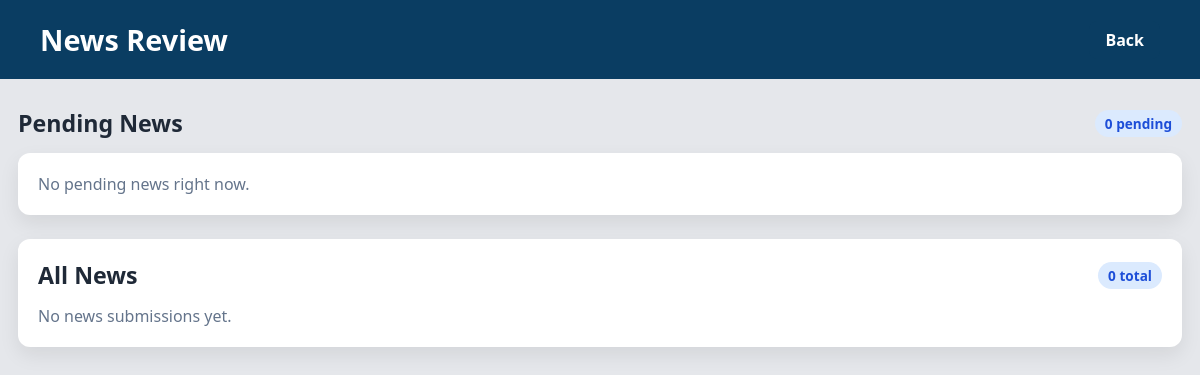
Before: /admin_review.php (signed in) with the older database file.
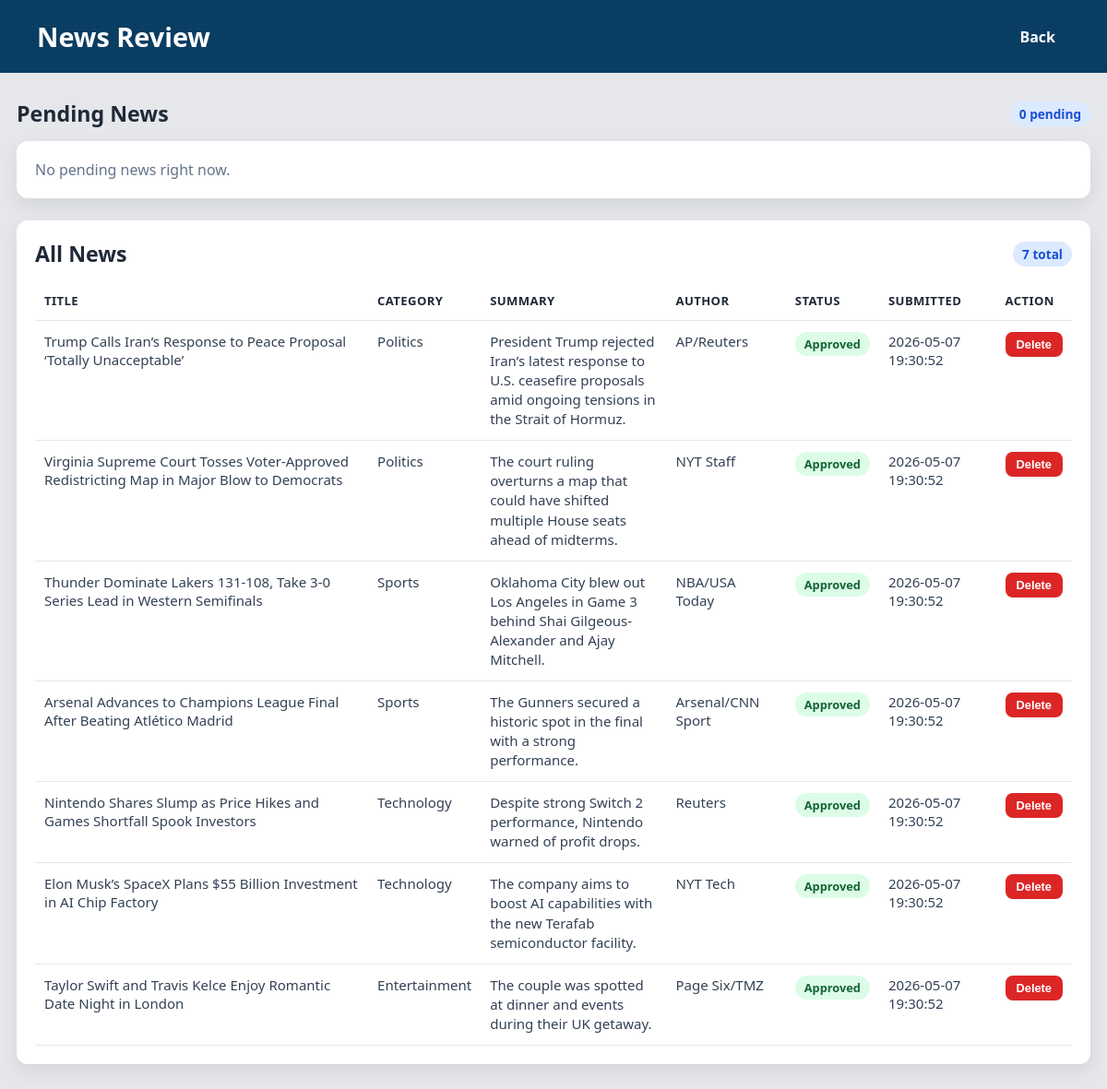
After: the same page with the newer database file.
### tables this page shows
CREATE TABLE IF NOT EXISTS news_posts (
  id INT AUTO_INCREMENT PRIMARY KEY,
  title VARCHAR(200) NOT NULL,
  summary TEXT,
  category_id INT,
  category VARCHAR(50),
  media_path VARCHAR(255),
  media_type ENUM('image','video') NULL,
  author_name VARCHAR(120),
  created_by INT NULL,
  status ENUM('pending','approved','rejected') NOT NULL DEFAULT 'pending',
  created_at TIMESTAMP NOT NULL DEFAULT CURRENT_TIMESTAMP,
  CONSTRAINT fk_news_created_by
    FOREIGN KEY (created_by) REFERENCES users(id)
    ON DELETE SET NULL,
  CONSTRAINT fk_news_category
    FOREIGN KEY (category_id) REFERENCES categories(id)
    ON DELETE SET NULL
);

### admin_review.php (the view, shortened to what this page needs)
<?php
require 'db.php';
$pendingItems = [];
$allItems = [];
$stmt = $conn->prepare(
    "SELECT n.id, n.title, n.summary, n.category, n.media_path, n.media_type, n.author_name, n.created_at, n.status,
            u.username AS editor_username
     FROM news_posts n
     LEFT JOIN users u ON n.created_by = u.id
     ORDER BY n.created_at DESC"
);
if ($stmt) {
    $stmt->execute();
    $result = $stmt->get_result();
    while ($row = $result->fetch_assoc()) {
        $allItems[] = $row;
    }
}
?>
<!DOCTYPE html>
<html lang="en">
<head>
    <link rel="stylesheet" href="style.css">
</head>
<body>
    <header>
        <h1>News Review</h1>
        <div class="logout">
            <a href="admin_dashboard.php">Back</a>
        </div>
    </header>
    <main class="review-main">
        <div class="review-topbar">
            <h2>Pending News</h2>
            <span class="review-count"><?php echo count($pendingItems); ?> pending</span>
        </div>
        <section class="review-list">
            <?php if (!$pendingItems) : ?>
                <p class="empty-state">No pending news right now.</p>
            <?php endif; ?>
        </section>
        <section class="review-list review-list--spaced">
            <div class="review-topbar">
                <h2>All News</h2>
                <span class="review-count"><?php echo count($allItems); ?> total</span>
            </div>
            <?php if (!$allItems) : ?>
                <p class="empty-state">No news submissions yet.</p>
            <?php else : ?>
                <div class="review-table-wrap">
                    <table class="review-table">
                        <thead>
                            <tr>
                                <th>Title</th>
                                <th>Category</th>
                                <th>Summary</th>
                                <th>Author</th>
                                <th>Status</th>
                                <th>Submitted</th>
                                <th>Action</th>
                            </tr>
                        </thead>
                        <tbody>
                            <?php foreach ($allItems as $item) : ?>
                                <tr>
                                    <td><?php echo htmlspecialchars($item['title'], ENT_QUOTES, 'UTF-8'); ?></td>
                                    <td><?php echo htmlspecialchars($item['category'], ENT_QUOTES, 'UTF-8'); ?></td>
                                    <td class="review-summary">
                                        <?php echo htmlspecialchars($item['summary'] ?? 'No summary provided.', ENT_QUOTES, 'UTF-8'); ?>
                                    </td>
                                    <td>
                                        <?php
                                        $author = $item['author_name'] ?: ($item['editor_username'] ?? 'Unknown');
                                        echo htmlspecialchars($author, ENT_QUOTES, 'UTF-8');
                                        ?>
                                    </td>
                                    <td>
                                        <?php
                                        $status = $item['status'] ?? 'pending';
                                        $statusClass = 'status-badge status-badge--' . $status;
                                        ?>
                                        <span class="<?php echo htmlspecialchars($statusClass, ENT_QUOTES, 'UTF-8'); ?>">
                                            <?php echo htmlspecialchars(ucfirst($status), ENT_QUOTES, 'UTF-8'); ?>
                                        </span>
                                    </td>
                                    <td><?php echo htmlspecialchars($item['created_at'], ENT_QUOTES, 'UTF-8'); ?></td>
                                    <td>
                                        <form method="POST" onsubmit="return confirm('⚠️ WARNING: Are you sure you want to permanently delete this news post?');" style="display:inline;">
                                            <button type="submit" name="action" value="delete" class="btn-reject" style="border:none; border-radius:8px; padding:6px 12px; color:#fff; font-weight:600; font-size:0.8rem; cursor:pointer; background:#dc2626; transition:background 0.2s;">Delete</button>
                                        </form>
                                    </td>
                                </tr>
                            <?php endforeach; ?>
                        </tbody>
                    </table>
                </div>
            <?php endif; ?>
        </section>
    </main>
</body>
</html>

### style.css (style rules this page uses)
body { font-family: 'Segoe UI', Tahoma, Geneva, Verdana, sans-serif; background: #e5e7eb; margin: 0; }
header { background-color: #0a3d62; color: #fff; padding: 20px 40px; display: flex; justify-content: space-between; align-items: center; }
header h1 { margin: 0; font-size: 1.8rem; }
header .logout a { color: #fff; background-color: #0a3d62; padding: 8px 16px; border-radius: 8px; text-decoration: none; font-weight: 600; transition: background 0.3s; }
.empty-state { margin: 0; color: #64748b; }
.review-main { max-width: 1200px; margin: 28px auto; padding: 0 18px 30px; }
.review-topbar { display: flex; justify-content: space-between; align-items: center; margin-bottom: 14px; }
.review-topbar h2 { margin: 0; color: #1f2937; font-size: 1.45rem; }
.review-count { background: #dbeafe; color: #1d4ed8; padding: 4px 10px; border-radius: 999px; font-size: 0.85rem; font-weight: 600; }
.review-list { background: #fff; border-radius: 12px; box-shadow: 0 8px 20px rgba(0,0,0,0.08); padding: 20px; }
.review-list--spaced { margin-top: 24px; }
.review-table-wrap { overflow-x: auto; }
.review-table { width: 100%; border-collapse: collapse; font-size: 0.94rem; }
.review-table th, .review-table td { text-align: left; vertical-align: top; padding: 12px 10px; border-bottom: 1px solid #e5e7eb; color: #334155; }
.review-table th { color: #1f2937; font-size: 0.82rem; text-transform: uppercase; letter-spacing: 0.03em; }
.review-summary { max-width: 280px; line-height: 1.4; }
.btn-reject { background: #dc2626; }
.status-badge { display: inline-block; border-radius: 999px; padding: 4px 10px; font-size: 0.8rem; font-weight: 600; }
.status-badge--approved { background: #dcfce7; color: #166534; }

Changed rows visible on the page:
added news_posts: title "Trump Calls Iran’s Response to Peace Proposal ‘Totally Unacceptable’", category "Politics", summary "President Trump rejected Iran’s latest response to U.S. ceasefire proposals amid ongoing tensions in the Strait of Hormuz.", author_name "AP/Reuters", status "Approved", created_at "2026-05-07 19:30:52"
added news_posts: title "Virginia Supreme Court Tosses Voter-Approved Redistricting Map in Major Blow to Democrats", category "Politics", summary "The court ruling overturns a map that could have shifted multiple House seats ahead of midterms.", author_name "NYT Staff", status "Approved", created_at "2026-05-07 19:30:52"
added news_posts: title "Thunder Dominate Lakers 131-108, Take 3-0 Series Lead in Western Semifinals", category "Sports", summary "Oklahoma City blew out Los Angeles in Game 3 behind Shai Gilgeous-Alexander and Ajay Mitchell.", author_name "NBA/USA Today", status "Approved", created_at "2026-05-07 19:30:52"
added news_posts: title "Arsenal Advances to Champions League Final After Beating Atlético Madrid", category "Sports", summary "The Gunners secured a historic spot in the final with a strong performance.", author_name "Arsenal/CNN Sport", status "Approved", created_at "2026-05-07 19:30:52"
added news_posts: title "Nintendo Shares Slump as Price Hikes and Games Shortfall Spook Investors", category "Technology", summary "Despite strong Switch 2 performance, Nintendo warned of profit drops.", author_name "Reuters", status "Approved", created_at "2026-05-07 19:30:52"
added news_posts: title "Elon Musk’s SpaceX Plans $55 Billion Investment in AI Chip Factory", category "Technology", summary "The company aims to boost AI capabilities with the new Terafab semiconductor facility.", author_name "NYT Tech", status "Approved", created_at "2026-05-07 19:30:52"
added news_posts: title "Taylor Swift and Travis Kelce Enjoy Romantic Date Night in London", category "Entertainment", summary "The couple was spotted at dinner and events during their UK getaway.", author_name "Page Six/TMZ", status "Approved", created_at "2026-05-07 19:30:52"
Other visible differences:
count($allItems): "0" → "7"
text no longer shown: "No news submissions yet."
text now shown: "TITLE CATEGORY SUMMARY AUTHOR STATUS SUBMITTED ACTION"
